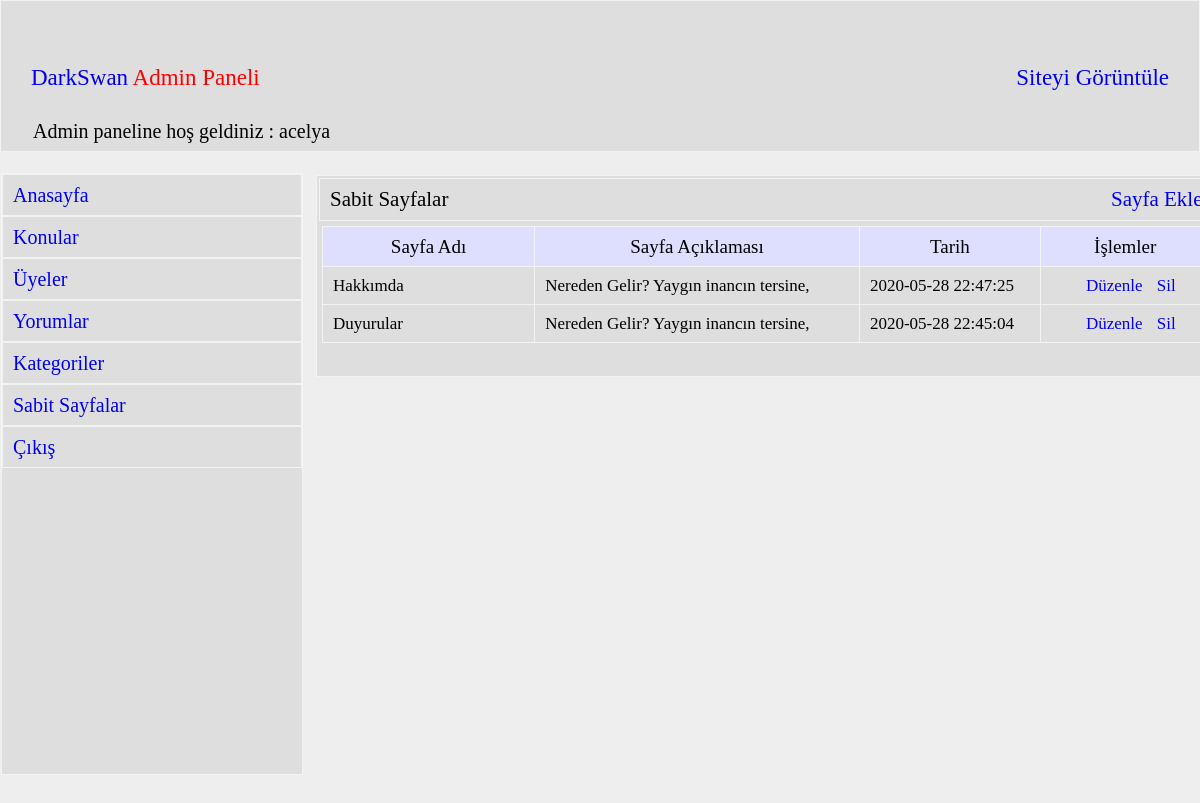
Screenshot of /admin/?do=sabit_sayfalar (signed in) with the database file from the repository.
### tables this page shows
CREATE TABLE `sabit_sayfalar` (
  `sayfa_id` int(11) NOT NULL,
  `sayfa_adi` varchar(200) NOT NULL,
  `sayfa_aciklama` text NOT NULL,
  `sayfa_tarih` timestamp NOT NULL DEFAULT current_timestamp()
);

### admin/sabit_sayfalar.php (the view)
<?php
$v = $db->prepare("select * from sabit_sayfalar  order by sayfa_id desc limit 20");
$v->execute(array());
$k = $v->fetchALL(PDO::FETCH_ASSOC);
$x = $v->rowCount();
?>
<div class="admin-icerik-sag">
			<h2>Sabit Sayfalar <span style="float:right;"><a href="./?do=sayfa_ekle">Sayfa Ekle</a></span></h2>
			<div class="konular">
			<table cellspacing="0" cellpadding="0">
			<thead>
			<tr>
			<th width="300">Sayfa Adı</th> <th width="500">Sayfa Açıklaması</th>
			 <th width="250">Tarih</th>
			<th width="200">İşlemler</th>
			</tr>
			</thead>
			<?php
			 if($x){
                foreach($k as $m){
					?>
					<tbody>
					<tr>
					<td><?php echo $m["sayfa_adi"];?></td> <td><?php echo mb_substr($m["sayfa_aciklama"],0,40);?></td>
					<td><?php echo $m["sayfa_tarih"];?></td>
					<td><span style="margin-left:35px;">
					<a href="./?do=sayfa_duzenle&id=<?php echo $m["sayfa_id"];?>">Düzenle</a></span> <span style="margin-left:10px;"><a  onclick="return confirm('Sayfayı silmek istediğinize emin misiniz..')" href="./?do=sayfa_sil&id=<?php echo $m["sayfa_id"];?>">Sil</a></span></td>
					</tr>
					</tbody>
					<?php
				}
			 }
			 else {
				echo '<tr><td colspan="5"><div class="hata">Henuz hiç sayfa
				eklenmemis...</div></td></tr>';
			 }
			?>
			</table>
			</div>
			</div>

### css/admin.css (style rules this page uses)
.admin-header h2 { margin: 65px 0px 0px 30px; font-size: 23px; }
.admin-icerik-sag { position: relative; left: 315px; top: -600px; border: 1px solid #f2f4f4; width: 75%; min-height: 200px; background: #dedede; margin-bottom: 20px; }
.admin-icerik-sag h2 { border: 1px solid #f2f4f4; padding: 10px; margin: 2px; font-size: 21px; background: #dedede; }
.konular th { border: 1px solid #f2f4f4; padding: 10px; font-size: 19px; background: #dedeff; }
.konular { margin: 5px; background: #dedede; }
.konular td { border: 1px solid #f2f4f4; padding: 10px; font-size: 17px; }

### rows the page displays
sabit_sayfalar: sayfa_adi "Hakkımda", sayfa_aciklama "Nereden Gelir? Yaygın inancın tersine,", sayfa_tarih "2020-05-28 22:47:25"
sabit_sayfalar: sayfa_adi "Duyurular", sayfa_aciklama "Nereden Gelir? Yaygın inancın tersine,", sayfa_tarih "2020-05-28 22:45:04"

### other values shown
$_SESSION["uye"] "acelya"
